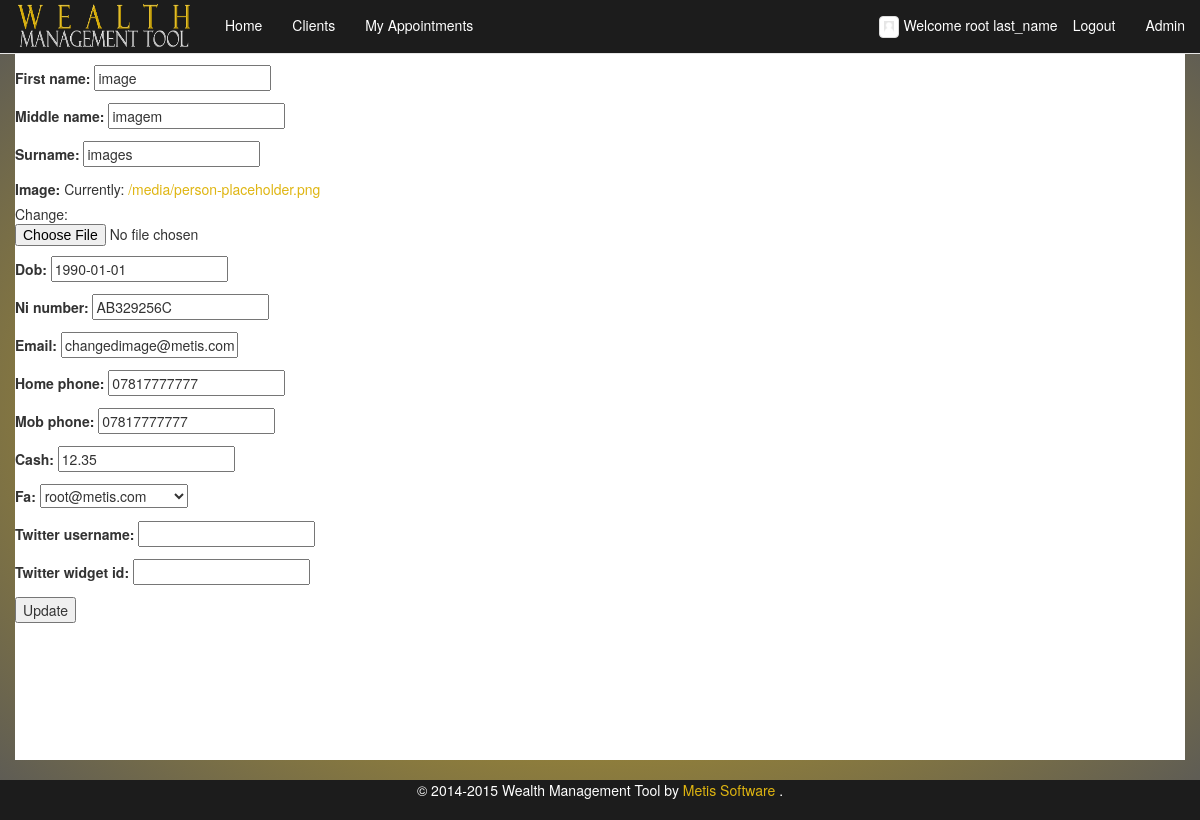
Page /edit_client/AB329256C (signed in) on the earlier database version.
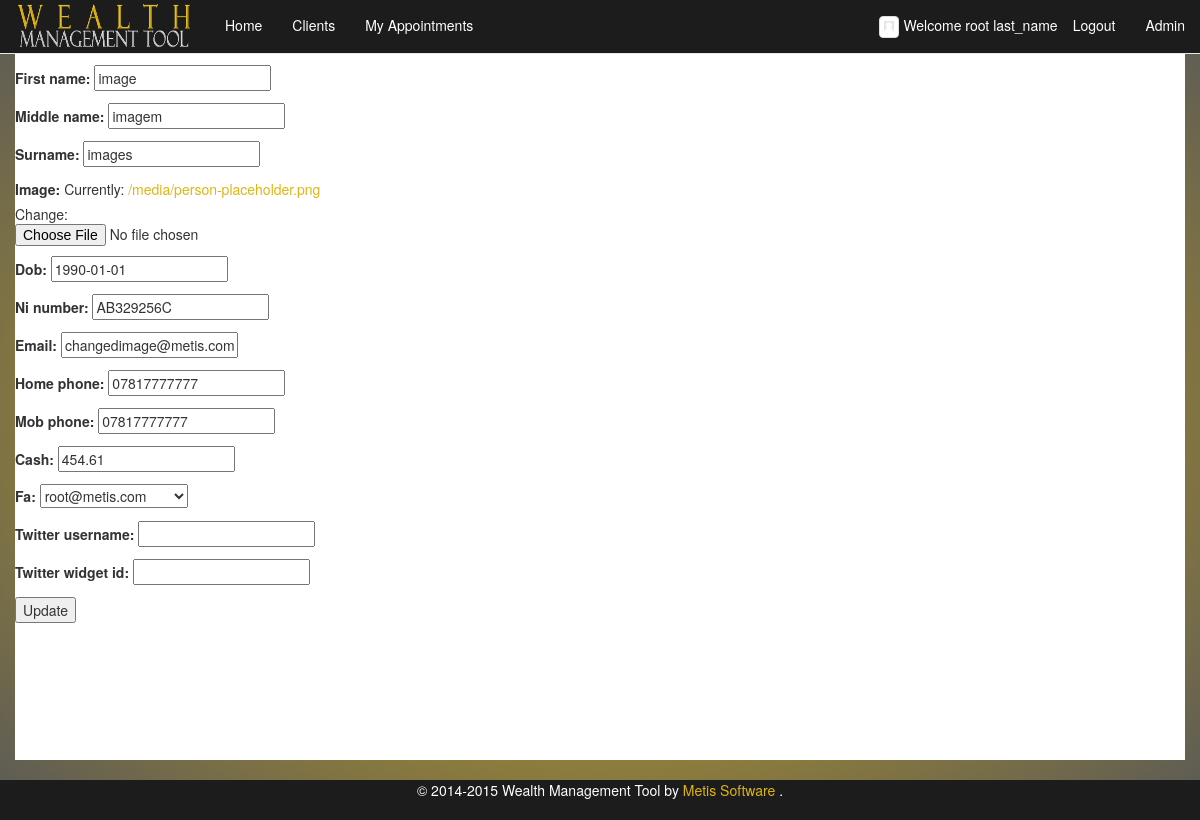
Same page on the later database version.
### wms/models.py (models this page shows, shortened)
class Client(models.Model):
    first_name = models.CharField(max_length=64)
    middle_name = models.CharField(max_length=64, blank=True)
    surname = models.CharField(max_length=64)
    image = models.ImageField(upload_to='client_images', default='/media/person-placeholder.png')
    dob = models.DateField(default="1990-01-01")
    ni_regex = RegexValidator(regex=r'^(?!BG)(?!GB)(?!NK)(?!KN)(?!TN)(?!NT)(?!ZZ)(?:[A-CEGHJ-PR-TW-Z][A-CEGHJ-NPR-TW-Z])(?:\s*\d\s*){6}([A-D]|\s)$', message="Must be in the format: 'AA999999A', restrictions to characters apply'")
    ni_number = models.CharField(max_length=9, validators=[ni_regex], primary_key=True)
    email = models.EmailField(max_length=64)
    phone_regex = RegexValidator(
        regex=r'^\+?1?\d{9,15}$',
        message="Not a valid phone number. Up to 9 digits allowed.")
    home_phone = models.CharField(
        max_length=11, validators=[phone_regex], blank=True
    )
    mob_phone = models.CharField(
        max_length=11, validators=[phone_regex], blank=True
    )
    cash = models.DecimalField(max_digits=20, decimal_places=2)
    fa = models.ForeignKey(FA)
    twitter_username = models.CharField(validators=[RegexValidator(
                                                    regex="^(\w){1,15}$",
                                                    message="Not a valid username,please remove @ and max of 15 cahracters"
                                                    )],
                                        blank=True, max_length= 15)
    twitter_widget_id = models.CharField(max_length=18, blank=True,
                                         validators=[RegexValidator(
                                             regex='[\d]{18}',
                                             message="Not a valid Twitter widget id. must be 18 digits"
                                         )])

class FA(AbstractBaseUser, PermissionsMixin):
    email = models.EmailField(max_length=64, unique=True)
    first_name = models.CharField(max_length=64, default="**DEFAULT**")
    middle_name = models.CharField(max_length=64, blank=True)
    surname = models.CharField(max_length=64, default="**DEFAULT**")
    image = models.ImageField(upload_to='fa_images', default='/media/person-placeholder.png')
    dob = models.DateField(default="1990-01-01")
    ni_regex = RegexValidator(regex=r'^(?!BG)(?!GB)(?!NK)(?!KN)(?!TN)(?!NT)(?!ZZ)(?:[A-CEGHJ-PR-TW-Z][A-CEGHJ-NPR-TW-Z])(?:\s*\d\s*){6}([A-D]|\s)$', message="Must be in the format: 'AA999999A', restrictions to characters apply'")
    ni_number = models.CharField(
        max_length=9, validators=[ni_regex], primary_key=True)
    is_staff=models.BooleanField(default=False)
    is_admin=models.BooleanField(default=False)
    is_active=models.BooleanField(default=False)
    USERNAME_FIELD = 'email'
    REQUIRED_FIELDS = ['first_name', 'surname', 'dob', 'ni_number']
    objects = FAUserManager()

### wms/views.py (the view)
# urls.py: url(r'^edit_client/(?P<pk>\w{9})$', EditClient.as_view(), name='edit_client'),
class EditClient(UpdateView):
    model = Client
    fields = '__all__'
    template_name = 'wms/client_update.html'
    success_url = reverse_lazy('print_clients')

### wms/templates/wms/client_update.html
{% extends "wms/base_boot.html" %}
{% load staticfiles %}
{% block content %}
<form action="" method="post">{% csrf_token %}
	{{ form.as_p }}
	<input type="submit" value="Update" />
</form>
{% endblock %}

Differences in the rows shown:
changed Client "image": cash "12.35" → "454.61"
